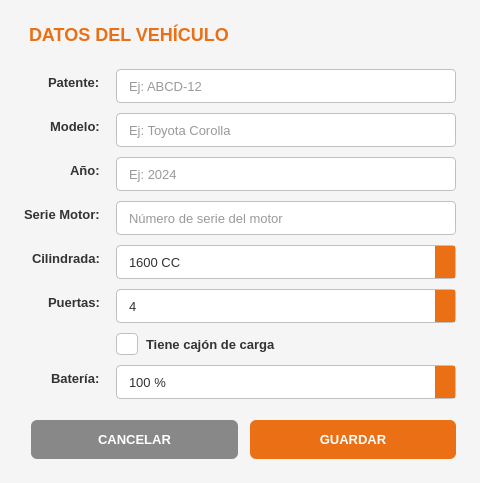
<?xml version="1.0" encoding="UTF-8"?>
<ui version="4.0">
 <class>VehiculoDialog</class>
 <widget class="QDialog" name="VehiculoDialog">
  <property name="geometry">
   <rect>
    <x>0</x>
    <y>0</y>
    <width>480</width>
    <height>480</height>
   </rect>
  </property>
  <property name="windowTitle">
   <string>Registro de Vehículo</string>
  </property>
  <property name="styleSheet">
   <string notr="true">
QDialog {
    background-color: #f5f5f5;
}

QLabel {
    color: #333333;
    font-size: 13px;
    font-weight: bold;
}

QLabel#titleLabel {
    color: #ea6f15;
    font-size: 18px;
    font-weight: bold;
    padding-bottom: 10px;
}

QLineEdit, QSpinBox {
    background-color: #ffffff;
    border: 1px solid #c0c0c0;
    border-radius: 4px;
    padding: 6px 10px;
    color: #333333;
    font-size: 13px;
    min-height: 20px;
}

QLineEdit:focus, QSpinBox:focus {
    border: 2px solid #ea6f15;
    background-color: #fffaf5;
}

QLineEdit::placeholder {
    color: #999999;
}

QSpinBox::up-button, QSpinBox::down-button {
    background-color: #ea6f15;
    border: none;
    width: 20px;
}

QSpinBox::up-button:hover, QSpinBox::down-button:hover {
    background-color: #f58025;
}

QCheckBox {
    color: #333333;
    font-size: 13px;
    font-weight: bold;
    spacing: 8px;
}

QCheckBox::indicator {
    width: 20px;
    height: 20px;
    border: 1px solid #c0c0c0;
    border-radius: 4px;
    background-color: #ffffff;
}

QCheckBox::indicator:checked {
    background-color: #ea6f15;
    border-color: #ea6f15;
}

QPushButton {
    background-color: #ea6f15;
    color: #ffffff;
    border: none;
    border-radius: 6px;
    padding: 12px 24px;
    font-size: 13px;
    font-weight: bold;
    min-width: 120px;
}

QPushButton:hover {
    background-color: #f58025;
}

QPushButton#btnCancelar {
    background-color: #888888;
    color: #ffffff;
}

QPushButton#btnCancelar:hover {
    background-color: #999999;
}
   </string>
  </property>
  <layout class="QVBoxLayout">
   <property name="spacing">
    <number>14</number>
   </property>
   <property name="margin">
    <number>24</number>
   </property>
   <item>
    <widget class="QLabel" name="titleLabel">
     <property name="text">
      <string>DATOS DEL VEHÍCULO</string>
     </property>
    </widget>
   </item>
   <item>
    <layout class="QFormLayout">
     <property name="labelAlignment">
      <set>Qt::AlignRight|Qt::AlignVCenter</set>
     </property>
     <property name="horizontalSpacing">
      <number>16</number>
     </property>
     <property name="verticalSpacing">
      <number>10</number>
     </property>
     <item row="0" column="0">
      <widget class="QLabel">
       <property name="text">
        <string>Patente:</string>
       </property>
      </widget>
     </item>
     <item row="0" column="1">
      <widget class="QLineEdit" name="editPatente">
       <property name="placeholderText">
        <string>Ej: ABCD-12</string>
       </property>
      </widget>
     </item>
     <item row="1" column="0">
      <widget class="QLabel">
       <property name="text">
        <string>Modelo:</string>
       </property>
      </widget>
     </item>
     <item row="1" column="1">
      <widget class="QLineEdit" name="editModelo">
       <property name="placeholderText">
        <string>Ej: Toyota Corolla</string>
       </property>
      </widget>
     </item>
     <item row="2" column="0">
      <widget class="QLabel">
       <property name="text">
        <string>Año:</string>
       </property>
      </widget>
     </item>
     <item row="2" column="1">
      <widget class="QLineEdit" name="editAnio">
       <property name="placeholderText">
        <string>Ej: 2024</string>
       </property>
      </widget>
     </item>
     <item row="3" column="0">
      <widget class="QLabel">
       <property name="text">
        <string>Serie Motor:</string>
       </property>
      </widget>
     </item>
     <item row="3" column="1">
      <widget class="QLineEdit" name="editSerieMotor">
       <property name="placeholderText">
        <string>Número de serie del motor</string>
       </property>
      </widget>
     </item>
     <item row="4" column="0">
      <widget class="QLabel" name="labelCC">
       <property name="text">
        <string>Cilindrada:</string>
       </property>
      </widget>
     </item>
     <item row="4" column="1">
      <widget class="QSpinBox" name="spinCC">
       <property name="suffix">
        <string> CC</string>
       </property>
       <property name="minimum">
        <number>50</number>
       </property>
       <property name="maximum">
        <number>10000</number>
       </property>
       <property name="value">
        <number>1600</number>
       </property>
      </widget>
     </item>
     <item row="5" column="0">
      <widget class="QLabel" name="labelEspecifico">
       <property name="text">
        <string>Puertas:</string>
       </property>
      </widget>
     </item>
     <item row="5" column="1">
      <widget class="QSpinBox" name="spinEspecifico">
       <property name="minimum">
        <number>2</number>
       </property>
       <property name="maximum">
        <number>5</number>
       </property>
       <property name="value">
        <number>4</number>
       </property>
      </widget>
     </item>
     <item row="6" column="1">
      <widget class="QCheckBox" name="checkCajon">
       <property name="text">
        <string>Tiene cajón de carga</string>
       </property>
      </widget>
     </item>
     <item row="7" column="0">
      <widget class="QLabel" name="labelBateria">
       <property name="text">
        <string>Batería:</string>
       </property>
      </widget>
     </item>
     <item row="7" column="1">
      <widget class="QSpinBox" name="spinBateria">
       <property name="suffix">
        <string> %</string>
       </property>
       <property name="minimum">
        <number>0</number>
       </property>
       <property name="maximum">
        <number>100</number>
       </property>
       <property name="value">
        <number>100</number>
       </property>
      </widget>
     </item>
    </layout>
   </item>
   <item>
    <spacer>
     <property name="orientation">
      <enum>Qt::Vertical</enum>
     </property>
    </spacer>
   </item>
   <item>
    <layout class="QHBoxLayout">
     <property name="spacing">
      <number>12</number>
     </property>
     <item>
      <spacer>
       <property name="orientation">
        <enum>Qt::Horizontal</enum>
       </property>
      </spacer>
     </item>
     <item>
      <widget class="QPushButton" name="btnCancelar">
       <property name="text">
        <string>CANCELAR</string>
       </property>
      </widget>
     </item>
     <item>
      <widget class="QPushButton" name="btnAceptar">
       <property name="text">
        <string>GUARDAR</string>
       </property>
      </widget>
     </item>
    </layout>
   </item>
  </layout>
 </widget>
 <resources/>
 <connections/>
</ui>
